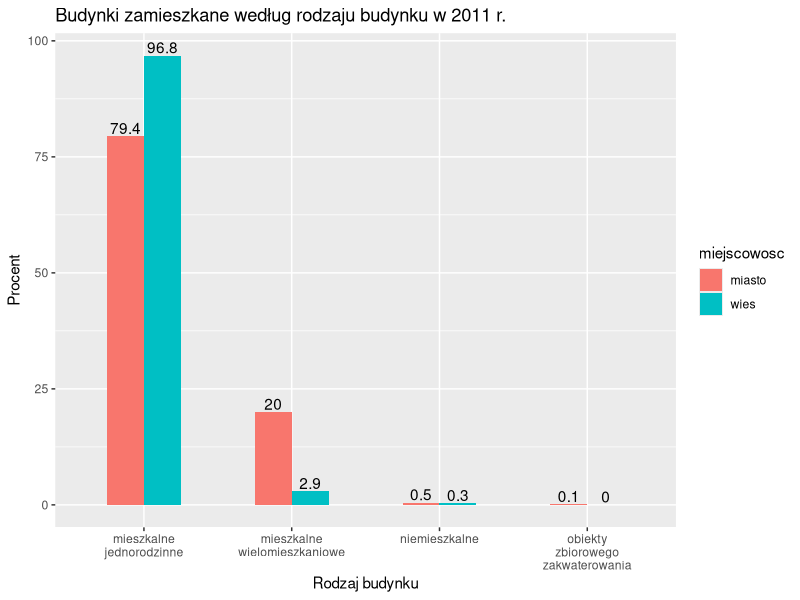

This figure's R source:
## ---- chunk 1
knitr::opts_chunk$set(echo = TRUE)
## ---- chunk 2
library(ggplot2)
val_miasta<-c(79.4, 20.0,0.1, 0.5)
val_wies<-c(96.8, 2.9,0.0,0.3)
variable<-c("mieszkalne\njednorodzinne", "mieszkalne\nwielomieszkaniowe", "obiekty\nzbiorowego\nzakwaterowania", "niemieszkalne")
miejscowosc=c(rep("miasto",4), rep("wies", 4))
value=c(val_miasta, val_wies)
df<-data.frame("miejscowość"=miejscowosc, "var"=variable, "value"=value, "positiv"=ifelse(value<5,-1,1))

ggplot(df, aes(x=var,y=value,fill=miejscowosc, label = value))+
  geom_col(position = "dodge", width = 0.5)+
  geom_text(vjust = -0.2, position = position_dodge(width = 0.5)) +
  xlab("Rodzaj budynku")+
  ylab("Procent") +
  ggtitle("Budynki zamieszkane według rodzaju budynku w 2011 r.")
 
